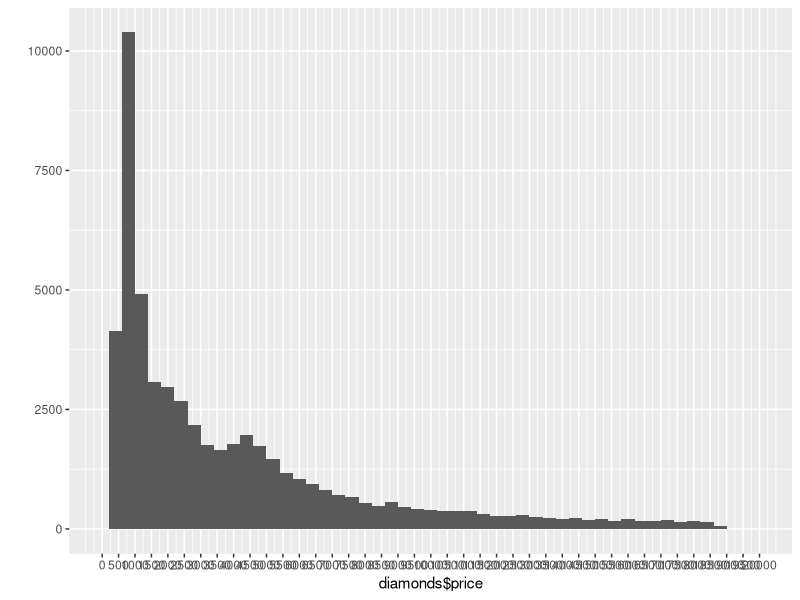

Recreate this plot in R.
## ---- chunk 1
knitr::opts_chunk$set(echo = TRUE)
## ---- chunk 2
#Loading libraries
library(ggplot2)
## ---- chunk 3
#1a
diamonds
## ---- chunk 4
#1b
ncol(diamonds)

#1c
str(diamonds)

#1d
?diamonds
## ---- chunk 5
summary(diamonds$price)

qplot(diamonds$price, binwidth = 400) + 
  scale_x_continuous(limits = c(0,20000), breaks = seq(0, 20000, 500))

## ---- chunk 6
nrow(subset(diamonds, price < 500))
## ---- chunk 7
nrow(subset(diamonds, price < 250))
## ---- chunk 8
nrow(subset(diamonds, price >= 15000))

## ---- chunk 9
subset(diamonds$price, diamonds$price > 300)
